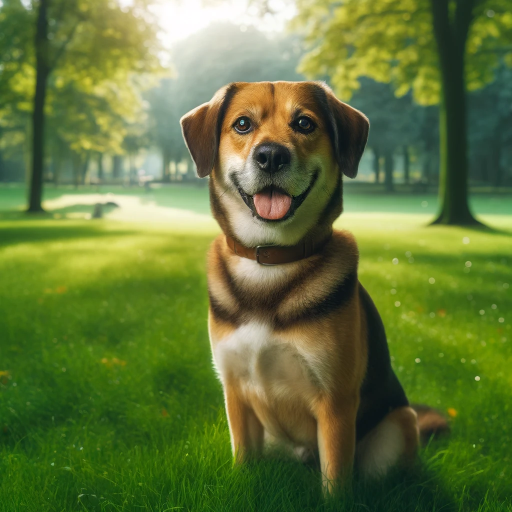
#> input picture notebooks/Presentations/Dog.webp, 1024 x 1024 px (shown at 1/2 size)
$ jupyter execute dummy_plots.ipynb
#> lines starting #> are read from the running program, lines starting #| are printed output that depends on the picture
[cell 1]
import numpy as np
from matplotlib import pyplot as plt


# Let's generate the data for the histogram plots that simulate a distribution changing over time

# Parameters for the distributions
num_bins = 30
num_samples = 3000
time_steps = 8

# Parameters for the Gaussian mixture model
mean1 = -2.5
mean2 = 2.0
std_dev = 0.5  # Assuming the same standard deviation for both components
weight1 = 0.5  # Weight of the first component
weight2 = 0.5  # Weight of the second component

# Initialize a list to hold the data for each time step
hist_data = []

# Create a uniform distribution for t=0
hist_data.append(np.random.uniform(-5, 5, num_samples))

# Create intermediate steps where the distribution "morphs" from uniform to normal
for t in range(1, time_steps - 1):
    # Linearly interpolate between uniform and normal distribution

    num_samples_gaussian = int(num_samples * t / time_steps)
    data_uniform = np.random.uniform(-2, 2, num_samples - num_samples_gaussian)


    # Calculate the number of samples for each component based on the weights
    num_samples_component1 = int(num_samples_gaussian * weight1)
    num_samples_component2 = num_samples_gaussian - num_samples_component1

    # Generate samples for each component
    samples_component1 = np.random.normal(mean1, std_dev, num_samples_component1)
    samples_component2 = np.random.normal(mean2, std_dev, num_samples_component2)

    data_gaussian_mixture = np.concatenate([samples_component1, samples_component2])

    hist_data.append(np.concatenate([data_uniform, data_gaussian_mixture]))

# Create a normal distribution for t=1
num_samples_gaussian = int(num_samples)
data_uniform = np.random.uniform(-2, 2, num_samples - num_samples_gaussian)


# Calculate the number of samples for each component based on the weights
num_samples_component1 = int(num_samples_gaussian * weight1)
num_samples_component2 = num_samples_gaussian - num_samples_component1

# Generate samples for each component
samples_component1 = np.random.normal(mean1, std_dev, num_samples_component1)
samples_component2 = np.random.normal(mean2, std_dev, num_samples_component2)

data_gaussian_mixture = np.concatenate([samples_component1, samples_component2])

hist_data.append(data_gaussian_mixture)

# Plot the histograms
plt.figure(figsize=(15, 2))

# We want to use the same bins for all histograms
bins = np.linspace(-5, 5, num_bins)

fig, axs = plt.subplots(1, time_steps, figsize=(15, 3))
# Generate each subplot
for i, data in enumerate(hist_data):
    if i == 0:
        axs[i].hist(data, bins=bins, color='red', edgecolor='black',density=True)
    elif i == time_steps - 1:
        axs[i].hist(data, bins=bins, color='blue', edgecolor='black',density=True)
    else:
        axs[i].hist(data, bins=bins, color='purple', edgecolor='black',density=True)
    axs[i].set_ylim(0, 0.55)  # Fix the y-axis for comparison
    axs[i].title.set_text(r"$\tau$ = {0}".format(round(i / (time_steps - 1),2)))

    # Remove y-axis ticks for all except the first and last
    if i == 0:
        axs[i].tick_params(axis='y', which='both', left=True, labelleft=True)
    elif i == time_steps - 1:
        axs[i].tick_params(axis='y', which='both', left=False, labelleft=False, right=True,labelright=True)
    else:
        axs[i].set_yticks([])  # Remove x-axis ticks for all

top_y = 0.9
# Add arrows using figure coordinates
# Right-pointing arrow across the top
axs[0].annotate('', xy=(0.08, top_y), xycoords='figure fraction', xytext=(0.9, top_y),
             textcoords='figure fraction', arrowprops=dict(arrowstyle="->", lw=2.0, color='red'))
# Left-pointing arrow across the bottom
axs[0].annotate('', xy=(0.08,0.1), xycoords='figure fraction', xytext=(0.9, 0.1),
             textcoords='figure fraction', arrowprops=dict(arrowstyle="<-", lw=2.0, color='blue'))

# Adjust layout to prevent overlap
plt.subplots_adjust(left=0.05, right=0.95, top=0.75, bottom=0.25)  # Adjust the margins here
plt.savefig("diffusion_model.png")
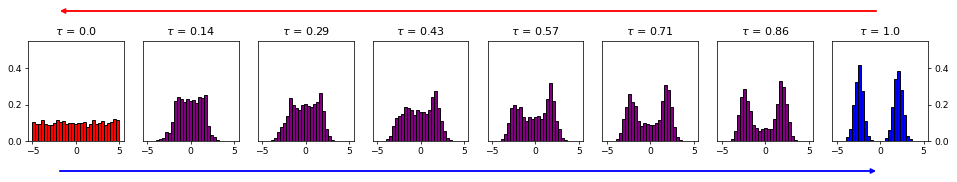
#> figure drawn by matplotlib, 8 panels; panel 1: tallest bar 0.123 high, from x = 4.31 to 4.66; panel 8: tallest bar 0.419 high, from x = -2.59 to -2.24

[cell 2]
import matplotlib.pyplot as plt
import numpy as np

# Set up the figure and axis
fig, ax = plt.subplots(figsize=(8, 6))
ax.set_xlim(-1.5, 1.5)
ax.set_ylim(-1.5, 1.5)
ax.set_aspect('equal')  # This ensures that the circles are round
ax.axis('off')  # Turn off the axis

# Define the central and surrounding node positions
center_node = (0, 0)
surrounding_nodes = [(np.cos(theta), np.sin(theta)) for theta in np.linspace(0, 2 * np.pi, 6, endpoint=False)]

# Draw the nodes
for node in surrounding_nodes:
    circle = plt.Circle(node, 0.2, edgecolor='purple', facecolor='none', lw=1.5)
    ax.add_patch(circle)


# Draw the central node
central_node_circle = plt.Circle(center_node, 0.2, edgecolor='black', facecolor='white', lw=1.5)
ax.add_patch(central_node_circle)
ax.text(*center_node, '$X_t$', ha='center', va='center', fontsize=16)

shrink_value = 30
# Draw the arrows
for node in surrounding_nodes:
    ax.annotate("",
                xy=center_node, xycoords='data',
                xytext=node, textcoords='data',
                arrowprops=dict(arrowstyle="->", color='green', lw=2,
                                connectionstyle="arc3,rad=0.2", shrinkA=shrink_value, shrinkB=shrink_value),
                )
    ax.annotate("",
                xy=node, xycoords='data',
                xytext=center_node, textcoords='data',
                arrowprops=dict(arrowstyle="->", color='orange', lw=2,
                                connectionstyle="arc3,rad=0.2", shrinkA=shrink_value, shrinkB=shrink_value),
                )

# Draw the legend
plt.savefig("chapman_kolmogorov.png")
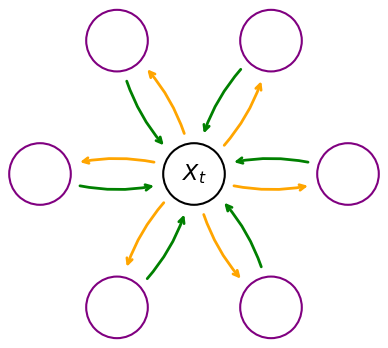
#> figure drawn by matplotlib, 1 panel

plt.show()

[cell 3]
import matplotlib.pyplot as plt
import numpy as np

# Set up the figure and axis
fig, ax = plt.subplots(figsize=(8, 6))
ax.set_xlim(-1.5, 1.5)
ax.set_ylim(-1.5, 1.5)
ax.set_aspect('equal')  # This ensures that the circles are round
ax.axis('off')  # Turn off the axis

# Define the central and surrounding node positions
center_node = (0, 0)
surrounding_nodes = [(np.cos(theta), np.sin(theta)) for theta in np.linspace(0, 2 * np.pi, 6, endpoint=False)]
big_nodes = surrounding_nodes[:3]
small_nodes = surrounding_nodes[3:]

# Draw the nodes
for node in big_nodes:
    circle = plt.Circle(node, 0.2, edgecolor='blue', facecolor='none', lw=1.5)
    ax.add_patch(circle)


# Draw the nodes
for node in small_nodes:
    circle = plt.Circle(node, 0.1, edgecolor='red', facecolor='none', lw=1.5)
    ax.add_patch(circle)


# Draw the central node
central_node_circle = plt.Circle(center_node, 0.2, edgecolor='black', facecolor='white', lw=1.5)
ax.add_patch(central_node_circle)
ax.text(*center_node, '$X_t$', ha='center', va='center', fontsize=16)

shrink_value = 30
# Draw the arrows
for node in big_nodes:
    ax.annotate("",
                xy=center_node, xycoords='data',
                xytext=node, textcoords='data',
                arrowprops=dict(arrowstyle="->", color='green', lw=1,
                                connectionstyle="arc3,rad=0.2", shrinkA=shrink_value, shrinkB=shrink_value),
                )
    ax.annotate("",
                xy=node, xycoords='data',
                xytext=center_node, textcoords='data',
                arrowprops=dict(arrowstyle="->", color='orange', lw=4,
                                connectionstyle="arc3,rad=0.2", shrinkA=shrink_value, shrinkB=shrink_value),
                )

for node in small_nodes:
    ax.annotate("",
                xy=center_node, xycoords='data',
                xytext=node, textcoords='data',
                arrowprops=dict(arrowstyle="->", color='green', lw=4,
                                connectionstyle="arc3,rad=0.2", shrinkA=shrink_value, shrinkB=shrink_value),
                )
    ax.annotate("",
                xy=node, xycoords='data',
                xytext=center_node, textcoords='data',
                arrowprops=dict(arrowstyle="->", color='orange', lw=1,
                                connectionstyle="arc3,rad=0.2", shrinkA=shrink_value, shrinkB=shrink_value),
                )


# Draw the legend
plt.savefig("bridge_chapman_kolmogorov.png")
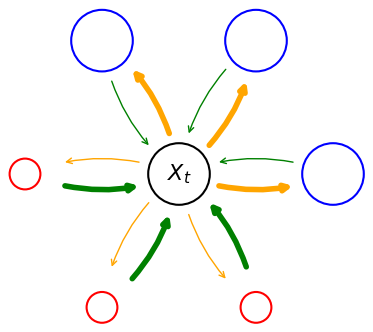
#> figure drawn by matplotlib, 1 panel

plt.show()

[cell 4]
len(surrounding_nodes)

# Diffusion Model Example

[cell 5]
import numpy as np
import matplotlib.pyplot as plt

# Parameters
mu = 4.         # Speed of mean reversion
theta = 0.0      # Long-term mean
sigma = 0.1      # Volatility
X0 = 1.0         # Initial value
T = 1.0          # Time horizon
dt = 0.01        # Time step
N = int(T / dt)  # Number of time steps
num_paths = 300   # Number of paths to simulate

# Time array
time = np.linspace(0, T, N)

# Simulating multiple Ornstein-Uhlenbeck paths
paths = np.zeros((num_paths, N))
paths[:, 0] = X0

for i in range(1, N):
    dW = np.random.normal(scale=np.sqrt(dt), size=num_paths)  # Increment of Wiener process
    paths[:, i] = paths[:, i - 1] + mu * (theta - paths[:, i - 1]) * dt + sigma * dW

# Generating a 2D Gaussian distribution
x, y = np.meshgrid(np.linspace(-3, 3, 100), np.linspace(-3, 3, 100))
z = np.exp(-(x**2 + y**2))

[cell 6]
from PIL import Image

file_path = "./Dog.webp"
# Convert the file format to PNG
image_path_corrected = './Dog.png'
image = Image.open(file_path)
#> image is the input picture: PIL image 1024x1024 RGB; mean R, G, B 98.8, 117.2, 58
image.save(image_path_corrected, 'PNG')

[cell 7]
import matplotlib.pyplot as plt
import matplotlib.gridspec as gridspec
from matplotlib.image import imread
from matplotlib.patches import FancyArrowPatch

# Load the corrected image
dog_image_corrected = imread(image_path_corrected)

# Create a grid for the subplots
fig = plt.figure(figsize=(15, 4))
gs = gridspec.GridSpec(1, 3, width_ratios=[1, 3, 1])  # Adjust width ratios here

# First subplot for the Gaussian
ax0 = plt.subplot(gs[2])
ax0.contourf(x, y, z, cmap='viridis')
ax0.set_title('Gaussian Distribution')
ax0.axis('equal')

# Second subplot for the Ornstein-Uhlenbeck paths
ax1 = plt.subplot(gs[1])
for i in range(num_paths):
    ax1.plot(time, paths[i],color="purple",alpha=0.2)
ax1.set_title('Stochastic Paths')
ax1.set_xlabel('Time')
ax1.set_ylabel('X_t')
ax1.grid(True)

# Third subplot for the image
ax2 = plt.subplot(gs[0])
ax2.imshow(dog_image_corrected)
ax2.set_title('Image of a Dog')
ax2.axis('off')  # Turning off axis for the image plot

top_y = 0.9
start_x = 0.2
end_x = 0.8

# Right-pointing arrow across the top using figure coordinates
arrow_top = FancyArrowPatch((start_x, top_y), (end_x, top_y),
                            transform=fig.transFigure,
                            color='blue',
                            arrowstyle='->,head_length=0.5,head_width=0.3',
                            linewidth=2, mutation_scale=20)
fig.patches.extend([arrow_top])

# Left-pointing arrow across the bottom using figure coordinates
arrow_bottom = FancyArrowPatch((end_x, 0.1), (start_x, 0.1),
                               transform=fig.transFigure,
                               color='red',
                               arrowstyle='->,head_length=0.5,head_width=0.3',
                               linewidth=2, mutation_scale=20)
fig.patches.extend([arrow_bottom])


# Adjust layout to prevent overlap
plt.subplots_adjust(left=0.05, right=0.95, top=0.75, bottom=0.25)  # Adjust the margins here
plt.savefig("diffusion_paths.png")
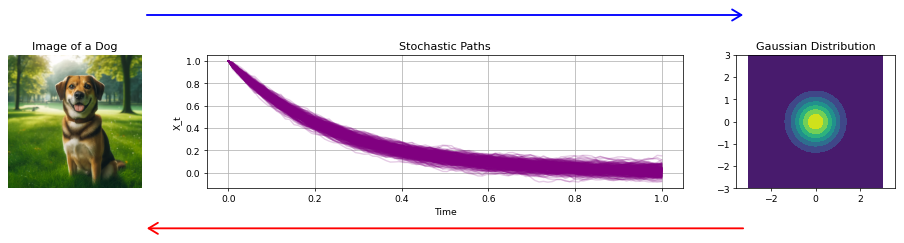
#> figure drawn by matplotlib, 3 panels; panel 2: curve peaks at x = 0, y = 1; panel 2: curve peaks at x = 0, y = 1; panel 2: curve peaks at x = 0, y = 1

plt.show()

[cell 8]
import numpy as np
import matplotlib.pyplot as plt
from sklearn.datasets import make_blobs

# Set random seed for reproducibility
np.random.seed(0)
n_samples = 1000

# Generate samples from two different Gaussians
x1, _ = make_blobs(n_samples=n_samples//2, centers=[[2, 0]], cluster_std=0.5)  # First Gaussian
x2, _ = make_blobs(n_samples=n_samples//2, centers=[[5, 0]], cluster_std=0.5)  # Second Gaussian
x = np.vstack((x1, x2))  # Combine into one dataset

y = np.random.uniform(-3, 3, size=n_samples)

# Calculate the density with a larger number of bins
x_density, x_bins = np.histogram(x[:, 0], bins=30, density=True)
y_density, y_bins = np.histogram(y, bins=30, density=True)

# Scale the density to the number of samples for histogram height
x_density = x_density * n_samples * np.diff(x_bins)
y_density = y_density * n_samples * np.diff(y_bins)

# Create a 2D histogram with more bins for smoother distribution
hist, x_edges, y_edges = np.histogram2d(x[:, 0], y, bins=50, density=True)

# Scale the 2D histogram for better visibility of joint mass
hist_scaled = hist * n_samples**2 * np.diff(x_edges[:2]) * np.diff(y_edges[:2])

# Plotting configuration (same as before)
fig = plt.figure(figsize=(8, 8))
grid = plt.GridSpec(4, 4, hspace=0.2, wspace=0.2)
ax_main = fig.add_subplot(grid[1:, 1:])
ax_xDist = fig.add_subplot(grid[0, 1:], xticklabels=[])
ax_yDist = fig.add_subplot(grid[1:, 0], yticklabels=[])
ax_xDist.bar(x_bins[:-1], x_density, width=np.diff(x_bins), align='edge', color='blue')
ax_yDist.barh(y_bins[:-1], y_density, height=np.diff(y_bins), align='edge', color='red')
ax_yDist.invert_xaxis()
pos = ax_main.imshow(hist_scaled.T, origin='lower', extent=[x_edges[0], x_edges[-1], y_edges[0], y_edges[-1]], aspect='auto', cmap='Purples')
ax_main.set_xlim(x_bins[0], x_bins[-1])
ax_main.set_ylim(y_bins[0], y_bins[-1])
ax_xDist.set_xlim(ax_main.get_xlim())
ax_yDist.set_ylim(ax_main.get_ylim())
ax_xDist.set_yticks([])
ax_xDist.set_xticks([])
ax_yDist.set_yticks([])
ax_yDist.set_xticks([])
for ax in [ax_xDist, ax_yDist]:
    for spine in ax.spines.values():
        spine.set_visible(False)
ax_xDist.set_title('β')
ax_main.set_xlabel('π')
ax_yDist.set_xlabel(r'$\alpha$')
fig.colorbar(pos, ax=ax_main)
plt.savefig("coupling.png")
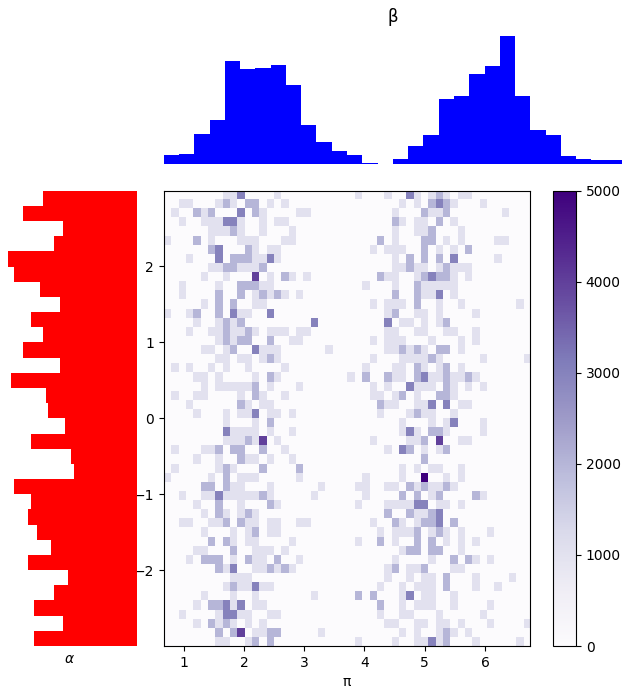
#> figure drawn by matplotlib, 4 panels
plt.show()
